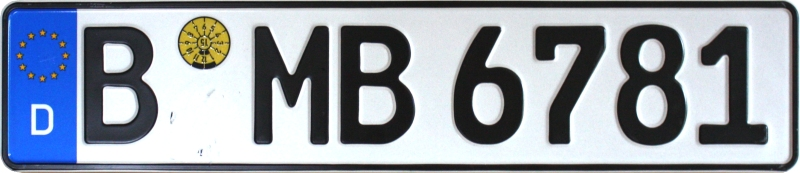
#> input picture OpenCV/asset/plate4.jpg, 800 x 173 px, found by its file name
$ python Test.py   (older library calls are emulated)
#> lines starting #> are read from the running program, lines starting #| are printed output that depends on the picture
import cv2 # For OpenCV modules (For Image I/O and Contour Finding)
import numpy as np # For general purpose array manipulation
import scipy.fftpack # For FFT2

#### imclearborder definition
def imclearborder(imgBW, radius):
    # Given a black and white image, first find all of its contours
    imgBWcopy = imgBW.copy()
    image,contours,hierarchy = cv2.findContours(imgBWcopy.copy(), cv2.RETR_LIST, cv2.CHAIN_APPROX_SIMPLE)
    # Get dimensions of image
    imgRows = imgBW.shape[0]
    imgCols = imgBW.shape[1]
    contourList = [] # ID list of contours that touch the border
    # For each contour...
    for idx in np.arange(len(contours)):
        # Get the i'th contour
        cnt = contours[idx]
        # Look at each point in the contour
        for pt in cnt:
            rowCnt = pt[0][1]
            colCnt = pt[0][0]
            # If this is within the radius of the border
            # this contour goes bye bye!
            check1 = (rowCnt >= 0 and rowCnt < radius) or (rowCnt >= imgRows-1-radius and rowCnt < imgRows)
            check2 = (colCnt >= 0 and colCnt < radius) or (colCnt >= imgCols-1-radius and colCnt < imgCols)
            if check1 or check2:
                contourList.append(idx)
                break
    for idx in contourList:
        cv2.drawContours(imgBWcopy, contours, idx, (0,0,0), -1)
    return imgBWcopy
#### bwareaopen definition
def bwareaopen(imgBW, areaPixels):
    # Given a black and white image, first find all of its contours
    imgBWcopy = imgBW.copy()
    image,contours,hierarchy = cv2.findContours(imgBWcopy.copy(), cv2.RETR_LIST, cv2.CHAIN_APPROX_SIMPLE)
    # For each contour, determine its total occupying area
    for idx in np.arange(len(contours)):
        area = cv2.contourArea(contours[idx])
        if (area >= 0 and area <= areaPixels):
            cv2.drawContours(imgBWcopy, contours, idx, (0,0,0), -1)
    return imgBWcopy
#### Main program
# Read in image
img = cv2.imread('plate4.jpg', 0)
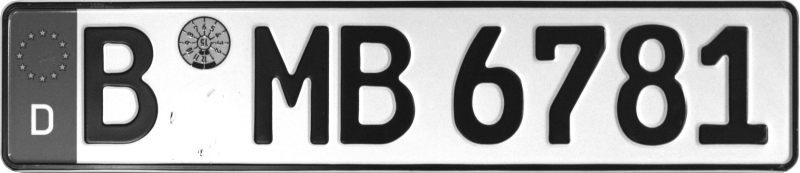
#> img: shape (173, 800); min 20, max 255, mean 154.6
# Number of rows and columns
rows = img.shape[0]
#> rows = 173
cols = img.shape[1]
#> cols = 800
# Remove some columns from the beginning and end
img = img[:, 59:cols-20]
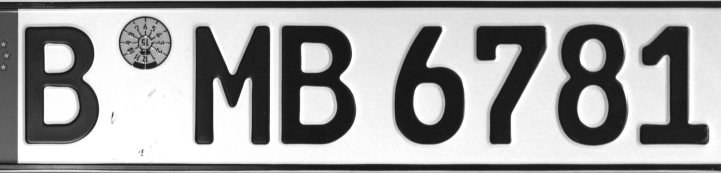
#> img: shape (173, 721); min 20, max 255, mean 159.3
# Number of rows and columns
rows = img.shape[0]
cols = img.shape[1]
#> cols = 721
# Convert image to 0 to 1, then do log(1 + I)
imgLog = np.log1p(np.array(img, dtype="float") / 255)
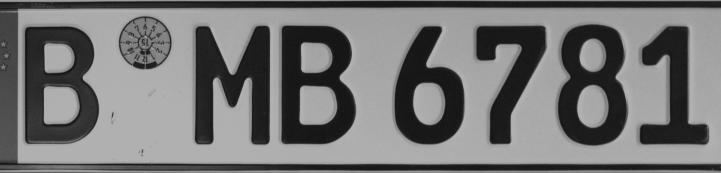
#> imgLog: shape (173, 721) float64; min 0.0755, max 0.693, mean 0.456
# Create Gaussian mask of sigma = 10
M = 2*rows + 1
#> M = 347
N = 2*cols + 1
#> N = 1443
sigma = 10
(X,Y) = np.meshgrid(np.linspace(0,N-1,N), np.linspace(0,M-1,M))
centerX = np.ceil(N/2)
#> centerX = 722
centerY = np.ceil(M/2)
#> centerY = 174
gaussianNumerator = (X - centerX)**2 + (Y - centerY)**2
# Low pass and high pass filters
Hlow = np.exp(-gaussianNumerator / (2*sigma*sigma))
Hhigh = 1 - Hlow
# Move origin of filters so that it's at the top left corner to
# match with the input image
HlowShift = scipy.fftpack.ifftshift(Hlow.copy())
HhighShift = scipy.fftpack.ifftshift(Hhigh.copy())
# Filter the image and crop
If = scipy.fftpack.fft2(imgLog.copy(), (M,N))
#> (the run stopped early here; a loop or call above may not have finished)

$ run again, with OpenCV/asset/plate2.jpg copied over OpenCV/asset/plate4.jpg
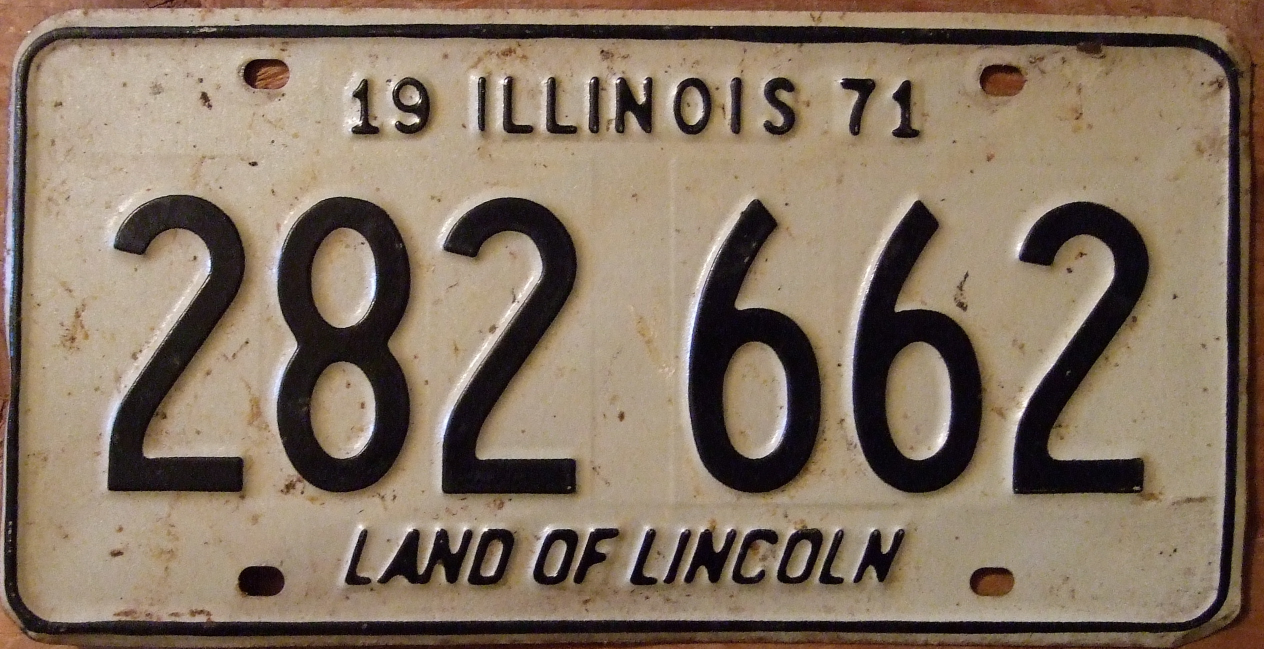
#> input picture OpenCV/asset/plate2.jpg, 2528 x 1297 px, found by its file name (shown at 1/2 size)
#> `img = img[:, 59:cols-20]`:
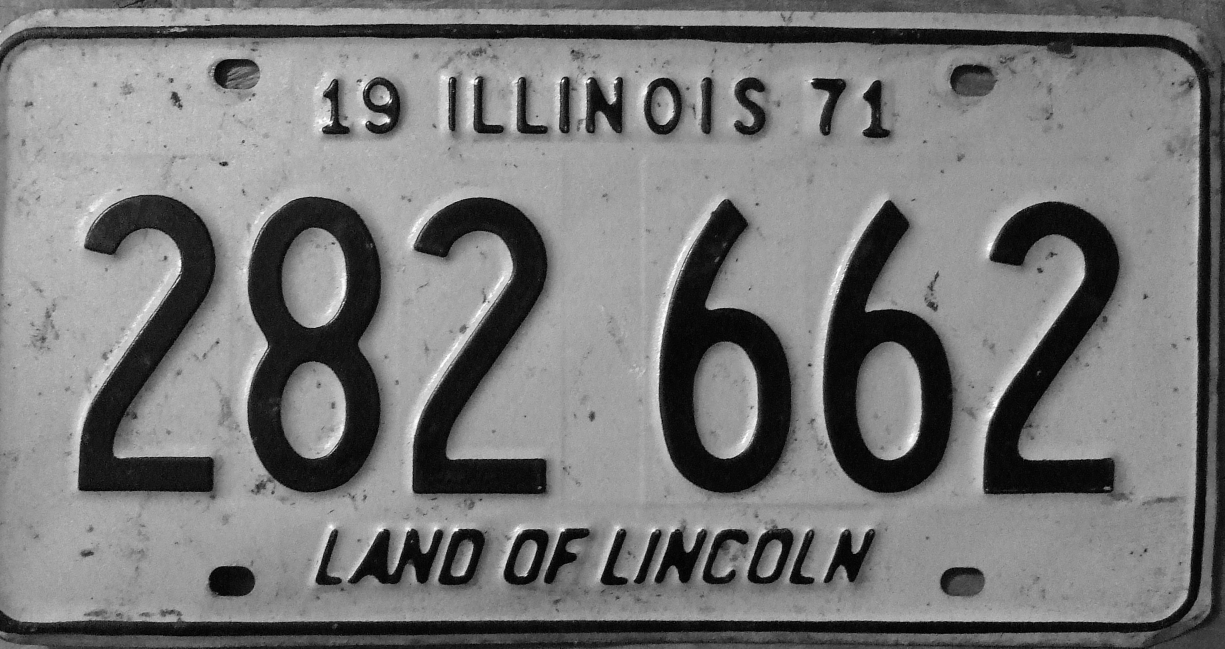
#> img: shape (1297, 2449) (shown at 1/2 size); min 0, max 255, mean 120.3
#> `imgLog = np.log1p(np.array(img, dtype="float") / 255)`:
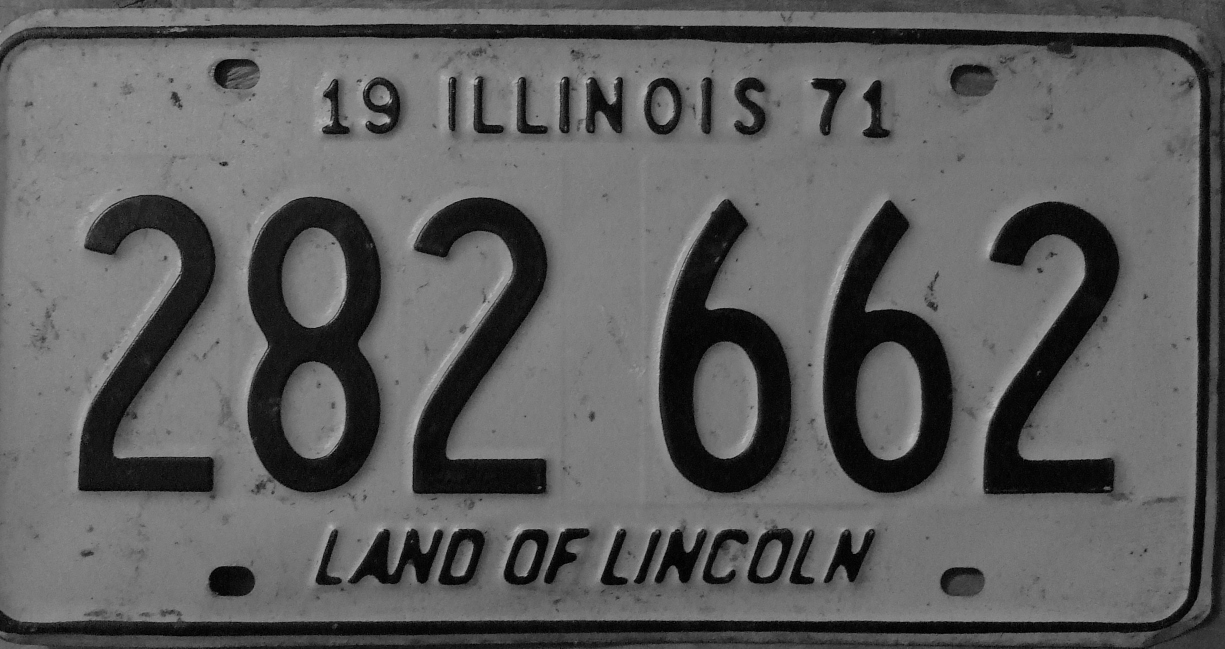
#> imgLog: shape (1297, 2449) float64 (shown at 1/2 size); min 0, max 0.693, mean 0.372
